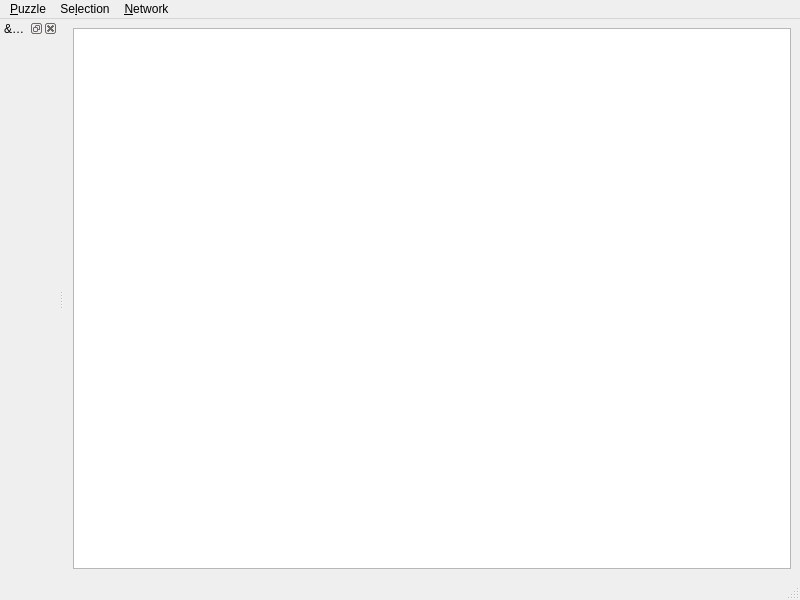
<?xml version="1.0" encoding="UTF-8"?>
<ui version="4.0">
 <class>MainWindow</class>
 <widget class="QMainWindow" name="MainWindow">
  <property name="geometry">
   <rect>
    <x>0</x>
    <y>0</y>
    <width>800</width>
    <height>600</height>
   </rect>
  </property>
  <property name="windowTitle">
   <string>Puzzle</string>
  </property>
  <property name="windowIcon">
   <iconset resource="icons.qrc">
    <normaloff>:/applications-graphics.png</normaloff>:/applications-graphics.png</iconset>
  </property>
  <widget class="QWidget" name="centralwidget">
   <layout class="QVBoxLayout" name="verticalLayout_2">
    <item>
     <widget class="MainView" name="mainView"/>
    </item>
   </layout>
  </widget>
  <widget class="QMenuBar" name="menubar">
   <property name="geometry">
    <rect>
     <x>0</x>
     <y>0</y>
     <width>800</width>
     <height>31</height>
    </rect>
   </property>
   <widget class="QMenu" name="menuFile">
    <property name="title">
     <string>&amp;Puzzle</string>
    </property>
    <addaction name="actionNewPuzzle"/>
    <addaction name="actionOpen"/>
    <addaction name="actionAutosave"/>
    <addaction name="actionSave"/>
    <addaction name="actionSave_as"/>
    <addaction name="separator"/>
    <addaction name="actionReset"/>
    <addaction name="separator"/>
    <addaction name="action_Quit"/>
   </widget>
   <widget class="QMenu" name="menuInsert">
    <property name="title">
     <string>Se&amp;lection</string>
    </property>
    <addaction name="actionSelRearrange"/>
    <addaction name="actionSelClear"/>
   </widget>
   <widget class="QMenu" name="menuNetwork">
    <property name="title">
     <string>&amp;Network</string>
    </property>
    <addaction name="actionNickname"/>
    <addaction name="separator"/>
   </widget>
   <addaction name="menuFile"/>
   <addaction name="menuInsert"/>
   <addaction name="menuNetwork"/>
  </widget>
  <widget class="QStatusBar" name="statusbar"/>
  <widget class="QDockWidget" name="dock_boxes">
   <property name="enabled">
    <bool>true</bool>
   </property>
   <property name="features">
    <set>QDockWidget::AllDockWidgetFeatures</set>
   </property>
   <property name="windowTitle">
    <string>&amp;Tags</string>
   </property>
   <attribute name="dockWidgetArea">
    <number>1</number>
   </attribute>
   <widget class="QWidget" name="dockWidgetContents_2">
    <layout class="QVBoxLayout" name="verticalLayout"/>
   </widget>
  </widget>
  <action name="action_Quit">
   <property name="icon">
    <iconset theme="application-exit" resource="icons.qrc">
     <normaloff>:/application-exit.png</normaloff>:/application-exit.png</iconset>
   </property>
   <property name="text">
    <string>&amp;Quit</string>
   </property>
   <property name="shortcut">
    <string>Ctrl+Q</string>
   </property>
  </action>
  <action name="action_view_all">
   <property name="text">
    <string>View all</string>
   </property>
  </action>
  <action name="actionOpen">
   <property name="icon">
    <iconset theme="document-open">
     <normaloff>.</normaloff>.</iconset>
   </property>
   <property name="text">
    <string>&amp;Open...</string>
   </property>
   <property name="shortcut">
    <string>Ctrl+O</string>
   </property>
  </action>
  <action name="actionSave">
   <property name="icon">
    <iconset theme="document-save">
     <normaloff>.</normaloff>.</iconset>
   </property>
   <property name="text">
    <string>&amp;Save</string>
   </property>
   <property name="shortcut">
    <string>Ctrl+S</string>
   </property>
  </action>
  <action name="actionSave_as">
   <property name="icon">
    <iconset theme="document-save-as">
     <normaloff>.</normaloff>.</iconset>
   </property>
   <property name="text">
    <string>Save &amp;as...</string>
   </property>
  </action>
  <action name="actionAutosave">
   <property name="checkable">
    <bool>true</bool>
   </property>
   <property name="checked">
    <bool>true</bool>
   </property>
   <property name="text">
    <string>A&amp;utosave</string>
   </property>
  </action>
  <action name="actionSelRearrange">
   <property name="text">
    <string>&amp;Rearrange</string>
   </property>
   <property name="shortcut">
    <string>Ctrl+R</string>
   </property>
  </action>
  <action name="actionReset">
   <property name="icon">
    <iconset theme="document-revert">
     <normaloff>.</normaloff>.</iconset>
   </property>
   <property name="text">
    <string>&amp;Restart</string>
   </property>
  </action>
  <action name="actionSelClear">
   <property name="text">
    <string>&amp;Clear</string>
   </property>
   <property name="shortcut">
    <string>Ctrl+D</string>
   </property>
  </action>
  <action name="actionNewPuzzle">
   <property name="icon">
    <iconset theme="document-new">
     <normaloff>.</normaloff>.</iconset>
   </property>
   <property name="text">
    <string>&amp;New Puzzle</string>
   </property>
   <property name="shortcut">
    <string>Ctrl+N</string>
   </property>
  </action>
  <action name="actionLocalhost">
   <property name="text">
    <string>localhost</string>
   </property>
  </action>
  <action name="actionNickname">
   <property name="text">
    <string>Nickname</string>
   </property>
  </action>
 </widget>
 <customwidgets>
  <customwidget>
   <class>MainView</class>
   <extends>QGraphicsView</extends>
   <header>.main_view</header>
   <slots>
    <slot>viewAll()</slot>
   </slots>
  </customwidget>
 </customwidgets>
 <resources>
  <include location="icons.qrc"/>
 </resources>
 <connections>
  <connection>
   <sender>action_Quit</sender>
   <signal>activated()</signal>
   <receiver>MainWindow</receiver>
   <slot>close()</slot>
   <hints>
    <hint type="sourcelabel">
     <x>-1</x>
     <y>-1</y>
    </hint>
    <hint type="destinationlabel">
     <x>399</x>
     <y>299</y>
    </hint>
   </hints>
  </connection>
  <connection>
   <sender>action_view_all</sender>
   <signal>activated()</signal>
   <receiver>mainView</receiver>
   <slot>viewAll()</slot>
   <hints>
    <hint type="sourcelabel">
     <x>-1</x>
     <y>-1</y>
    </hint>
    <hint type="destinationlabel">
     <x>536</x>
     <y>313</y>
    </hint>
   </hints>
  </connection>
 </connections>
</ui>
